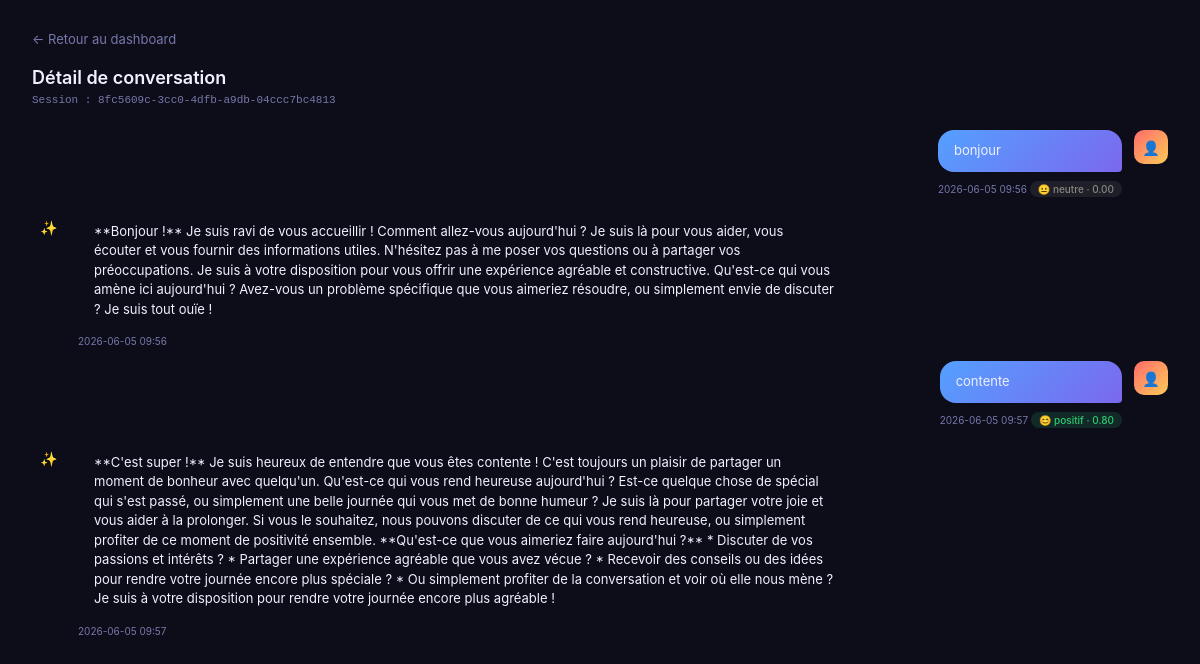
Page /admin/conversation/8fc5609c-3cc0-4dfb-a9db-04ccc7bc4813 (signed in) on the committed database.
### tables this page shows
CREATE TABLE conversations (
            id INTEGER PRIMARY KEY AUTOINCREMENT,
            session_id TEXT,
            role TEXT,
            message TEXT,
            sentiment_score REAL,
            sentiment_label TEXT,
            created_at TEXT
        , language TEXT DEFAULT 'fr');

### app.py (the view)
@app.route("/admin/conversation/<session_id>")
@admin_required
def admin_conversation(session_id):
    conn = get_db()
    messages = conn.execute(
        "SELECT role, message, sentiment_score, sentiment_label, created_at "
        "FROM conversations WHERE session_id=? ORDER BY id",
        (session_id,)
    ).fetchall()
    conn.close()
    return render_template("admin_conversation.html", messages=messages, session_id=session_id)

### app.py (called while the page is built)
def admin_required(f):
    @wraps(f)
    def decorated(*args, **kwargs):
        if not session.get("admin"):
            return redirect(url_for("admin_login"))
        return f(*args, **kwargs)
    return decorated

def get_db():
    conn = sqlite3.connect("chatbot.db")
    conn.row_factory = sqlite3.Row
    return conn

### templates/admin_conversation.html (shortened to what this page needs)
<!DOCTYPE html>
<html lang="fr">
<head>
</head>
<body>
<a class="back" href="/admin">← Retour au dashboard</a>
<h1>Détail de conversation</h1>
<div class="session-id">Session : {{ session_id }}</div>
{% for m in messages %}
<div class="msg {{ m.role }}">
  <div class="av">{{ '✨' if m.role=='assistant' else '👤' }}</div>
  <div>
    <div class="bubble">{{ m.message }}</div>
    <div class="meta">{{ m.created_at[:16].replace('T',' ') }}
      {% if m.sentiment_label %}
        <span class="badge {{ m.sentiment_label }}">
          {{ '😊' if m.sentiment_label=='positif' else '😟' if m.sentiment_label=='negatif' else '😐' }}
          {{ m.sentiment_label }} · {{ "%.2f"|format(m.sentiment_score) if m.sentiment_score else '0.00' }}
        </span>
      {% endif %}
    </div>
  </div>
</div>
{% endfor %}
</body>
</html>

### templates/admin_conversation.html (style rules this page uses)
* { margin:0;padding:0;box-sizing:border-box }
:root { --dark:#0d0d1a;--card:#1a1a35;--border:rgba(255,255,255,0.07);--text:#f0f0ff;--muted:#7777aa }
body { font-family:-apple-system,BlinkMacSystemFont,'Segoe UI',sans-serif; background:var(--dark);color:var(--text);min-height:100vh;padding:28px 32px }
.back { display:inline-flex;align-items:center;gap:8px;color:var(--muted);text-decoration:none; font-size:13px;margin-bottom:20px;transition:color 0.2s }
h1 { font-size:18px;font-weight:600;margin-bottom:6px }
.session-id { font-size:11px;color:var(--muted);margin-bottom:24px;font-family:monospace }
.msg { display:flex;gap:12px;margin-bottom:14px;max-width:72% }
.msg.user { margin-left:auto;flex-direction:row-reverse }
.av { width:34px;height:34px;border-radius:10px;flex-shrink:0; display:flex;align-items:center;justify-content:center;font-size:14px }
.msg.user .av { background:linear-gradient(135deg,#ff6b6b,#feca57) }
.bubble { padding:11px 16px;border-radius:16px;font-size:13px;line-height:1.5 }
.msg.user .bubble { background:linear-gradient(135deg,#54a0ff,#7b68ee);border-bottom-right-radius:4px }
.meta { font-size:10px;color:var(--muted);margin-top:5px }
.badge { display:inline-flex;align-items:center;gap:4px; font-size:10px;padding:2px 8px;border-radius:12px;margin-top:4px;font-weight:500 }
.positif { background:rgba(46,204,113,0.15);color:#2ecc71 }
.neutre { background:rgba(136,135,128,0.15);color:#888780 }

### rows in the picture
conversations: role "👤", message "bonjour", created_at "2026-06-05 09:56", sentiment_label "😐", sentiment_label "neutre", sentiment_score "0.00"
conversations: role "✨", message "**Bonjour !** Je suis ravi de vous accueillir ! Comment allez-vous aujourd'hui ? Je suis là pour vous aider, vous écouter et vous fournir des informations utiles. N'hésitez pas à me poser vos questions ou à partager vos préoccupations. Je suis à votre disposition pour vous offrir une expérience agréable et constructive. Qu'est-ce qui vous amène ici aujourd'hui ? Avez-vous un problème spécifique que vous aimeriez résoudre, ou simplement envie de discuter ? Je suis tout ouïe !", created_at "2026-06-05 09:56"
conversations: role "👤", message "contente", created_at "2026-06-05 09:57", sentiment_label "😊", sentiment_label "positif", sentiment_score "0.80"
conversations: role "✨", message "**C'est super !** Je suis heureux de entendre que vous êtes contente ! C'est toujours un plaisir de partager un moment de bonheur avec quelqu'un. Qu'est-ce qui vous rend heureuse aujourd'hui ? Est-ce quelque chose de spécial qui s'est passé, ou simplement une belle journée qui vous met de bonne humeur ? Je suis là pour partager votre joie et vous aider à la prolonger. Si vous le souhaitez, nous pouvons discuter de ce qui vous rend heureuse, ou simplement profiter de ce moment de positivité ensemble. **Qu'est-ce que vous aimeriez faire aujourd'hui ?** * Discuter de vos passions et intérêts ? * Partager une expérience agréable que vous avez vécue ? * Recevoir des conseils ou des idées pour…", created_at "2026-06-05 09:57"

### other values in the picture
{{ session_id }} "8fc5609c-3cc0-4dfb-a9db-04ccc7bc4813"
